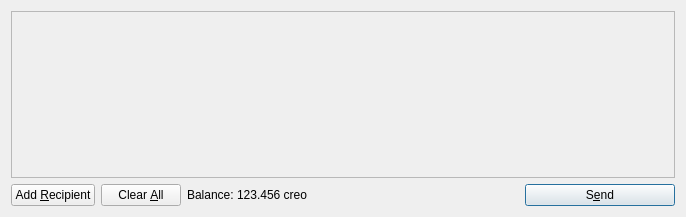
<?xml version="1.0" encoding="UTF-8"?>
<ui version="4.0">
 <class>SendCoinsDialog</class>
 <widget class="QDialog" name="SendCoinsDialog">
  <property name="geometry">
   <rect>
    <x>0</x>
    <y>0</y>
    <width>686</width>
    <height>217</height>
   </rect>
  </property>
  <property name="windowTitle">
   <string>Send Coins</string>
  </property>
  <layout class="QVBoxLayout" name="verticalLayout">
   <item>
    <widget class="QScrollArea" name="scrollArea">
     <property name="widgetResizable">
      <bool>true</bool>
     </property>
     <widget class="QWidget" name="scrollAreaWidgetContents">
      <property name="geometry">
       <rect>
        <x>0</x>
        <y>0</y>
        <width>666</width>
        <height>165</height>
       </rect>
      </property>
      <layout class="QVBoxLayout" name="verticalLayout_2">
       <property name="margin">
        <number>0</number>
       </property>
       <item>
        <layout class="QVBoxLayout" name="entries">
         <property name="spacing">
          <number>6</number>
         </property>
        </layout>
       </item>
       <item>
        <spacer name="verticalSpacer">
         <property name="orientation">
          <enum>Qt::Vertical</enum>
         </property>
         <property name="sizeHint" stdset="0">
          <size>
           <width>20</width>
           <height>40</height>
          </size>
         </property>
        </spacer>
       </item>
      </layout>
     </widget>
    </widget>
   </item>
   <item>
    <layout class="QHBoxLayout" name="horizontalLayout">
     <item>
      <widget class="QPushButton" name="addButton">
       <property name="toolTip">
        <string>Send to multiple recipients at once</string>
       </property>
       <property name="text">
        <string>Add &amp;Recipient</string>
       </property>
       <property name="icon">
        <iconset resource="../bitcoin.qrc">
         <normaloff>:/icons/add</normaloff>:/icons/add</iconset>
       </property>
       <property name="autoDefault">
        <bool>false</bool>
       </property>
      </widget>
     </item>
     <item>
      <widget class="QPushButton" name="clearButton">
       <property name="sizePolicy">
        <sizepolicy hsizetype="Minimum" vsizetype="Fixed">
         <horstretch>0</horstretch>
         <verstretch>0</verstretch>
        </sizepolicy>
       </property>
       <property name="toolTip">
        <string>Remove all transaction fields</string>
       </property>
       <property name="text">
        <string>Clear &amp;All</string>
       </property>
       <property name="icon">
        <iconset resource="../bitcoin.qrc">
         <normaloff>:/icons/remove</normaloff>:/icons/remove</iconset>
       </property>
       <property name="autoRepeatDelay">
        <number>300</number>
       </property>
       <property name="autoDefault">
        <bool>false</bool>
       </property>
      </widget>
     </item>
     <item>
      <layout class="QHBoxLayout" name="horizontalLayout_2">
       <property name="spacing">
        <number>3</number>
       </property>
       <item>
        <widget class="QLabel" name="label">
         <property name="text">
          <string>Balance:</string>
         </property>
        </widget>
       </item>
       <item>
        <widget class="QLabel" name="labelBalance">
         <property name="cursor">
          <cursorShape>IBeamCursor</cursorShape>
         </property>
         <property name="text">
          <string>123.456 creo</string>
         </property>
         <property name="textInteractionFlags">
          <set>Qt::LinksAccessibleByMouse|Qt::TextSelectableByKeyboard|Qt::TextSelectableByMouse</set>
         </property>
        </widget>
       </item>
      </layout>
     </item>
     <item>
      <spacer name="horizontalSpacer">
       <property name="orientation">
        <enum>Qt::Horizontal</enum>
       </property>
       <property name="sizeHint" stdset="0">
        <size>
         <width>40</width>
         <height>20</height>
        </size>
       </property>
      </spacer>
     </item>
     <item>
      <widget class="QPushButton" name="sendButton">
       <property name="minimumSize">
        <size>
         <width>150</width>
         <height>0</height>
        </size>
       </property>
       <property name="toolTip">
        <string>Confirm the send action</string>
       </property>
       <property name="text">
        <string>S&amp;end</string>
       </property>
       <property name="icon">
        <iconset resource="../bitcoin.qrc">
         <normaloff>:/icons/send</normaloff>:/icons/send</iconset>
       </property>
       <property name="default">
        <bool>true</bool>
       </property>
      </widget>
     </item>
    </layout>
   </item>
  </layout>
 </widget>
 <resources>
  <include location="../bitcoin.qrc"/>
 </resources>
 <connections/>
</ui>
